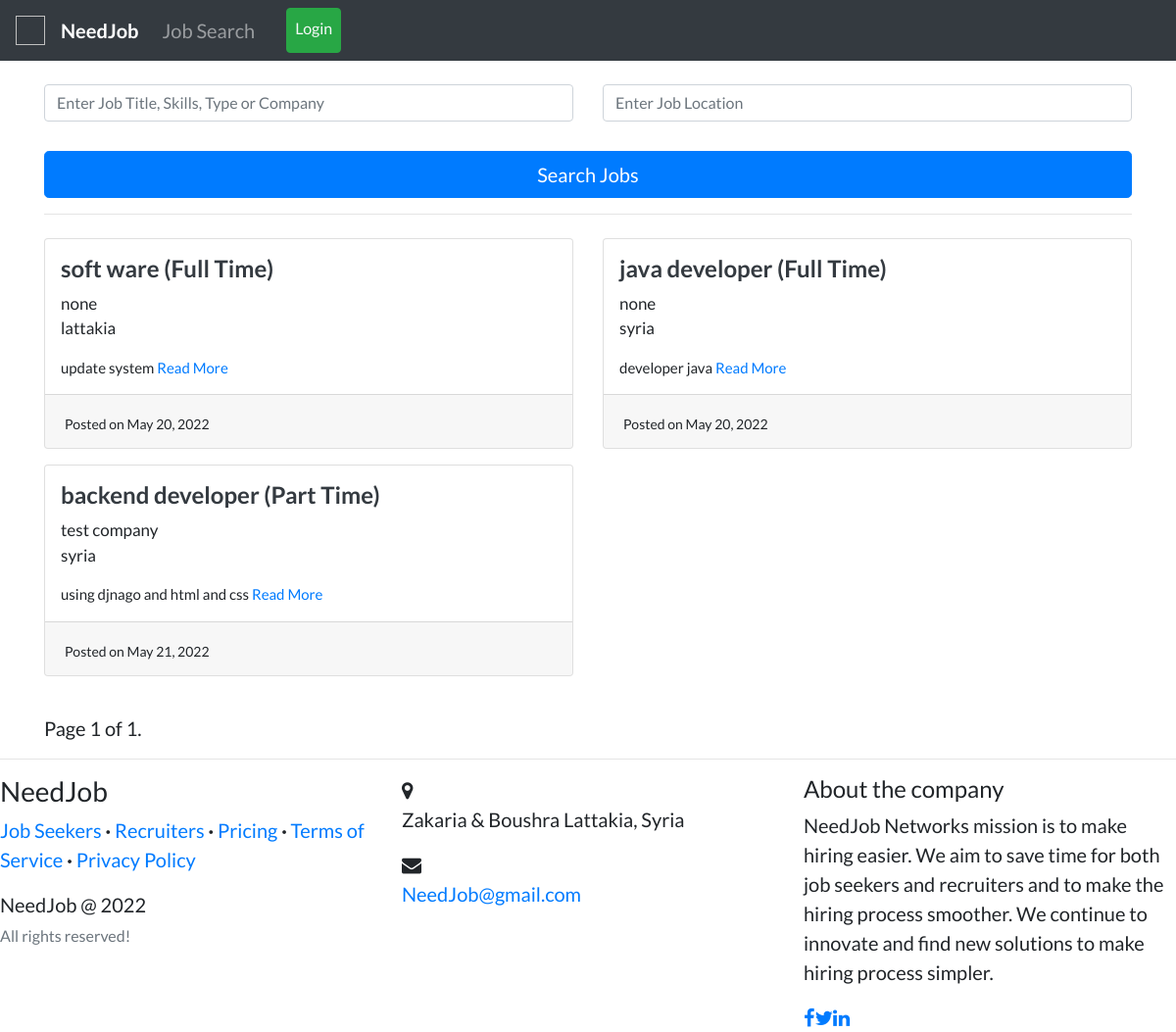
Page /job/ on the earlier database version.
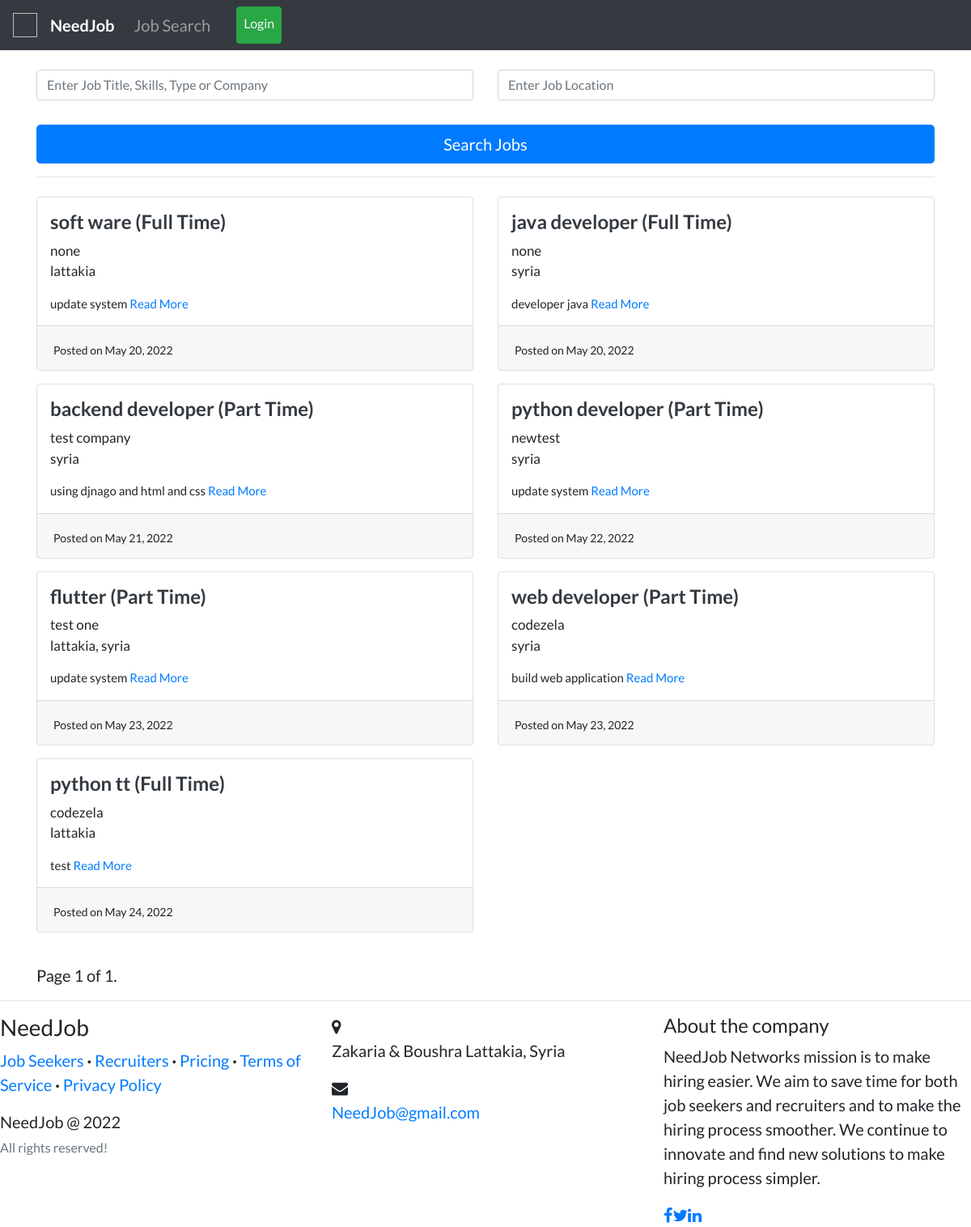
Same page on the later database version.
### recruiters/models.py (models this page shows, shortened)
class Job(models.Model):
    recruiter = models.ForeignKey(
        User, related_name='jobs', on_delete=models.CASCADE)
    title = models.CharField(max_length=255)
    company = models.CharField(max_length=200)
    location = models.CharField(max_length=255)
    description = models.TextField()
    skills_req = models.CharField(max_length=200)
    job_type = models.CharField(
        max_length=30, choices=CHOICES, default='Full Time', null=True)
    link = models.URLField(null=True, blank=True)
    slug = AutoSlugField(populate_from='title', unique=True, null=True)
    date_posted = models.DateTimeField(default=timezone.now)

### candidates/views.py (the view, shortened to what this page needs)
# urls.py: path('job/', views.job_search_list, name='job-search-list'),
def job_search_list(request):
    query = request.GET.get('p')
    loc = request.GET.get('q')
    object_list = []
    if(query == None):
        object_list = Job.objects.all()
    if(loc == None):
        locat = Job.objects.all()
    else:
        locat = Job.objects.filter(
            location__icontains=loc).order_by('-date_posted')
    final_list = []
    for i in object_list:
        if i in locat:
            final_list.append(i)
    paginator = Paginator(final_list, 20)
    page_number = request.GET.get('page')
    page_obj = paginator.get_page(page_number)
    context = {
        'jobs': page_obj,
        'query': query,
    }
    return render(request, 'candidates/job_search_list.html', context)

### templates/candidates/job_search_list.html (shortened to what this page needs)
{% extends "accounts/layout.html" %} {% load static %} {% block content %}
<div>
  <form
    class="form-signin mt-4"
    action="{% url 'candidates:job-search-list' %}"
    method="get"
  >
    <div class="row">
      <div class="col-md-6">
        <input
          name="p"
          type="text"
          class="form-control"
          placeholder="Enter Job Title, Skills, Type or Company"
        /><br />
      </div>
      <div class="col-md-6">
        <input
          name="q"
          type="text"
          class="form-control"
          placeholder="Enter Job Location"
        /><br />
      </div>
    </div>
    <div class="form-group">
      <button class="btn btn-lg btn-primary btn-block" type="submit">
        Search Jobs
      </button>
    </div>
  </form>
  <hr my-2 />
  {%if jobs %}
  <div class="row">
    {% for job in jobs %}
    <div class="col-md-6">
      <div class="card card-signin my-2">
        <span class="ml-3 mt-3">
          <a href="{% url 'candidates:job-detail' job.slug %}"
            ><h4 class="text-dark">
              <b>{{job.title}} ({{job.job_type}})</b>
            </h4></a
          >
          <p style="font-size: 17px">{{job.company}}<br />{{job.location}}</p>
          <p style="font-size: 15px">
            {{job.description|truncatewords:30}}
            {% if user.is_authenticated %}
            <a href="{% url 'candidates:job-detail' job.slug %}">Read More</a>
            {% else %}
            <a href="{% url 'login' %}"> Read More </a>
            {% endif %}
          </p>
        </span>
        <div class="card-footer">
          <span style="font-size: 14px"
            >Posted on {{job.date_posted|date:"F d, Y"}}</span
          >
        </div>
      </div>
    </div>
    {% endfor %}
  </div>
</div>
<br />
<div class="pagination">
  <span class="step-links">
    <span class="current">
      Page {{ jobs.number }} of {{ jobs.paginator.num_pages }}.
    </span>
  </span>
</div>
{% endif %} {% endblock content %}

### templates/accounts/layout.html (shortened to what this page needs)
{% load static %} {% load pwa %}
<!DOCTYPE html>
<html>
  <head>
    <link
      rel="stylesheet"
      href="https://maxcdn.bootstrapcdn.com/bootstrap/4.0.0/css/bootstrap.min.css"
    />
    <link
      rel="stylesheet"
      href="https://cdnjs.cloudflare.com/ajax/libs/font-awesome/5.14.0/css/all.min.css"
    />
    <link
      rel="stylesheet"
      href="https://stackpath.bootstrapcdn.com/font-awesome/4.7.0/css/font-awesome.min.css"
    />
    <link
      rel="stylesheet"
      type="text/css"
      href="https://dl.dropboxusercontent.com/s/ecyb1drs5j1jyjf/styles.css?dl=0"
    />
    <link
      rel="stylesheet"
      type="text/css"
      href="https://dl.dropboxusercontent.com/s/xmxsoypfvfvsisb/footer.css?dl=0"
    />
  </head>
  <body>
    {% if user.is_authenticated %}
    {% if not rec_navbar %}
    <nav class="navbar navbar-expand-lg navbar-dark bg-dark sticky-top">
      <a class="navbar-brand" href="{% url 'candidates:detail-candidates' %}">
        <img
          href={% static 'img/favicon.jpg' %}
          width=30
          height=30
          class="d-inline-block align-top mr-3"
          alt=""
        /><b>NeedJob</b>
      </a>
      <button
        class="navbar-toggler"
        type="button"
        data-toggle="collapse"
        data-target="#navbarNavAltMarkup"
        aria-controls="navbarNavAltMarkup"
        aria-expanded="false"
        aria-label="Toggle navigation"
      >
        <span class="navbar-toggler-icon"></span>
      </button>
      <div class="collapse navbar-collapse" id="navbarNavAltMarkup">
        <div class="navbar-nav">
          <a class="nav-item nav-link {{ home_page }}" href="{% url 'candidates:home' %}"
            >Job Search</a
          >
          <a
            class="nav-item nav-link {{ profile_page }}"
            href="{% url 'candidates:my-profile' %}"
            >My Profile</a
          >
          <a
            class="nav-item nav-link {{ intel_page }}"
            href="{% url 'candidates:intelligent-search' %}"
            >Get Relevant Jobs</a
          >
          <a
            class="nav-item nav-link {{ account_page }}"
            href="{% url 'account' %}"
            >My Account</a
          >
          <a
            class="nav-item nav-link btn btn-danger ml-4 mr-4 text-light"
            href="{% url 'logout' %}"
            >Logout</a
          >
          <a class="nav-item nav-link text-success" href="{% url 'add-job' %}"
            >Employers</a
          >
        </div>
      </div>
    </nav>
    {% else %}
    <nav class="navbar navbar-expand-lg navbar-dark bg-dark sticky-top">
      <a class="navbar-brand" href="{% url 'detail-recruiters' %}">
        <img
          href={% static 'img/favicon.jpg' %}
          width=30
          height=30
          class="d-inline-block align-top mr-3"
          alt=""
        /><b>NeedJob</b>
      </a>
      <button
        class="navbar-toggler"
        type="button"
        data-toggle="collapse"
        data-target="#navbarNavAltMarkup"
        aria-controls="navbarNavAltMarkup"
        aria-expanded="false"
        aria-label="Toggle navigation"
      >
        <span class="navbar-toggler-icon"></span>
      </button>
      <div class="collapse navbar-collapse" id="navbarNavAltMarkup">
        <div class="navbar-nav">
          <a
            class="nav-item nav-link {{ rec_home_page }}"
            href="{% url 'detail-recruiters' %}"
            >Home</a
          >
          <a
            class="nav-item nav-link {{ add_job_page }}"
            href="{% url 'add-job' %}"
            >Add Job Post</a
          >
          <a
            class="nav-item nav-link {{ manage_jobs_page }}"
            href="{% url 'job-list' %}"
            >Manage Your Job Posts</a
          >
          <a
            class="nav-item nav-link {{ search_candidates_page }}"
            href="{% url 'search-candidates' %}"
            >Seach Candidates</a
          >
          <a
            class="nav-item nav-link btn btn-danger ml-4 mr-4 text-light"
            href="{% url 'logout' %}"
            >Logout</a
          >
          <a class="nav-item nav-link text-success" href="{% url 'candidates:home' %}"
            >Job Seekers</a
          >
        </div>
      </div>
    </nav>
    {% endif %}
    {% else %}
    <nav class="navbar navbar-expand-lg navbar-dark bg-dark sticky-top">
      <a class="navbar-brand" href="{% url 'candidates:detail-candidates' %}">
        <img
          href={% static 'img/favicon.jpg' %}
          width=30
          height=30
          class="d-inline-block align-top mr-3"
          alt=""
        /><b>NeedJob</b>
      </a>
      <div class="collapse navbar-collapse" id="navbarNavAltMarkup">
        <div class="navbar-nav">
          <a class="nav-item nav-link {{ home_page }}" href="{% url 'candidates:home' %}"
            >Job Search</a>
          <a
            class="nav-item nav-link btn btn-success ml-4 mr-4 text-light"
            href="{% url 'login' %}"
            >Login</a>
        </div>
      </div>
    </nav>
    {% endif %}
    <div class="container">{% block content %}{% endblock content %}</div>
    <footer>
      <hr my-2 />
      <div class="row">
        <div class="col-sm-4 col-md-4 footer">
          <h3>NeedJob</h3>
          <p class="links">
            <a href="{% url 'candidates:detail-candidates' %}">Job Seekers</a
            ><strong> · </strong
            ><a href="{% url 'detail-recruiters' %}">Recruiters</a
            ><strong> · </strong><a href="{% url 'pricing' %}">Pricing</a>
            <strong> · </strong
            ><a href="{% url 'terms-of-service' %}">Terms of Service</a>
            <strong> · </strong
            ><a href="{% url 'privacy-policy' %}">Privacy Policy</a>
          </p>
          <p class="company-name">
            NeedJob @ 2022<br /><small class="text-muted"
              >All rights reserved!</small
            ><br />
          </p>
        </div>
        <div class="col-sm-6 col-md-4 footer-contacts">
          <div>
            <span class="fa fa-map-marker footer-contacts-icon"></span>
            <p><span class="new-line-span">Zakaria & Boushra </span>Lattakia, Syria</p>
          </div>
          <div>
            <i class="fa fa-envelope footer-contacts-icon"></i>
            <p><a href="#" target="_blank">NeedJob@gmail.com</a></p>
          </div>
        </div>
        <div class="col-md-4 footer-about">
          <h4>About the company</h4>
          <p>
            NeedJob Networks mission is to make hiring easier. We aim to save
            time for both job seekers and recruiters and to make the hiring
            process smoother. We continue to innovate and find new solutions to
            make hiring process simpler.
          </p>
          <div class="social-links social-icons">
            <a href="#"><i class="fa fa-facebook"></i></a
            ><a href="#"><i class="fa fa-twitter"></i></a
            ><a href="#"><i class="fa fa-linkedin"></i
            ></a>
          </div>
        </div>
      </div>
    </footer>
  </body>
</html>

### templates/accounts/layout.html (style rules this page uses)
body { font-family: "Lato"; font-size: 20px; }

Differences in the rows shown:
added Job: title "python developer", job_type "Part Time", company "newtest", location "syria", description "update system", date_posted "May 22, 2022"
added Job: title "flutter", job_type "Part Time", company "test one", location "lattakia, syria", description "update system", date_posted "May 23, 2022"
added Job: title "web developer", job_type "Part Time", company "codezela", location "syria", description "build web application", date_posted "May 23, 2022"
added Job: title "python tt", job_type "Full Time", company "codezela", location "lattakia", description "test", date_posted "May 24, 2022"
